Frame 1 (no input): blank canvas, image omitted
Frame 60 (no input): blank canvas, image omitted
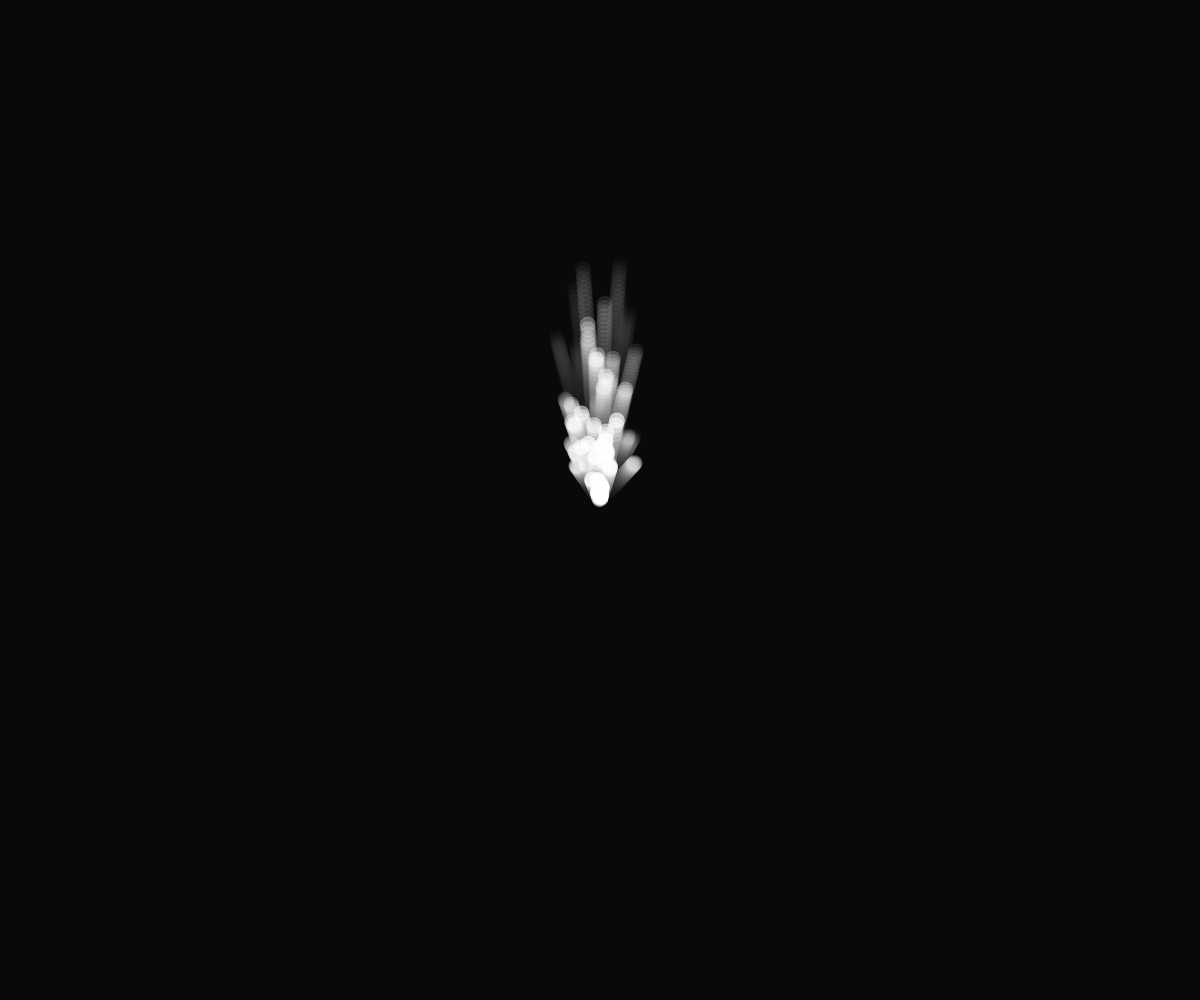
Frame 120 (the mouse pressed at the canvas centre since frame 60)

The p5.js sketch whose frames 1 and 60 were blank and that drew this single picture after the mouse press (run headless with seeded random() and noise() and a simulated clock; from frame 60 on, the mouse is pressed at the canvas centre):

// p5.js sketch
// ── sketch.js
let particles = [];

function setup() {
    createCanvas(windowWidth, windowHeight, P2D); // 使用P2D模式以支持透明度
    background(50, 50); // 设置透明背景
}

function draw() {
    background(0, 25); // 为了创建拖尾效果，可以调整这里的透明度
    for (let i = particles.length - 1; i >= 0; i--) {
        particles[i].update();
        particles[i].show();
        if (particles[i].finished()) {
            particles.splice(i, 1);
        }
    }
    if (mouseIsPressed) {
        let p = new Particle(mouseX, mouseY);
        particles.push(p);
    }
}

class Particle {
    constructor(x, y) {
        this.x = x;
        this.y = y;
        this.vx = random(-1, 1);
        this.vy = random(-5, -1);
        this.alpha = 255;
    }

    finished() {
        return this.alpha < 0;
    }

    update() {
        this.x += this.vx;
        this.y += this.vy;
        this.alpha -= 5;
    }

    show() {
        noStroke();
        fill(255, this.alpha);
        ellipse(this.x, this.y, 16);
    }
}

function windowResized() {
    resizeCanvas(windowWidth, windowHeight);
}
